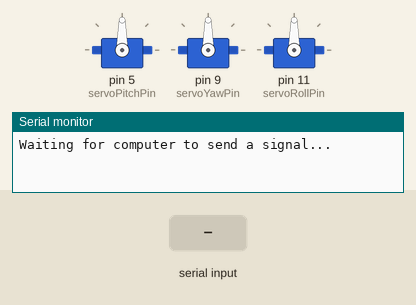
A sketch run on a simulated Arduino Uno, built with avr-gcc and run on an emulated ATmega328P. On the bench: 3 × servo, the last lines printed to the serial monitor. The test bench sets the inputs (shaded band).

Above: at 1.2 s.
1.3 s: "90|45|200\n" received over Serial
At 1.9 s:
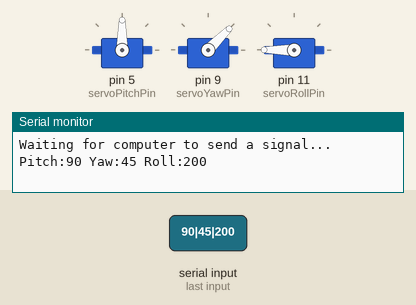
2.8 s: "30|150|10\n" received over Serial
At 4.0 s:
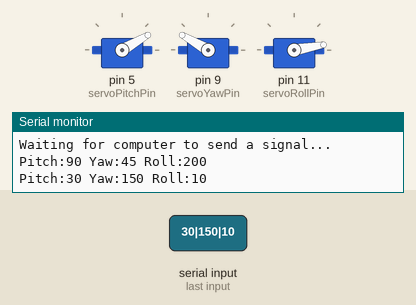
4.3 s: "90|45\n" received over Serial
At 5.2 s:
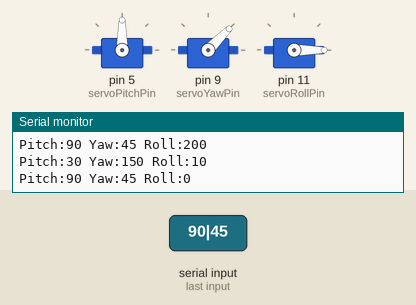
5.8 s: "5\n" received over Serial
At 6.2 s:
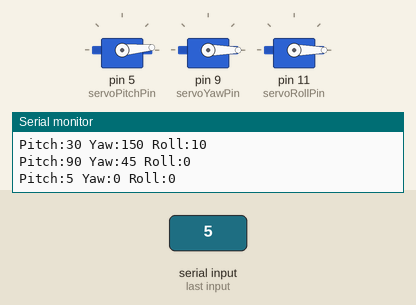
7.3 s: "90\n" received over Serial
At 8.5 s:
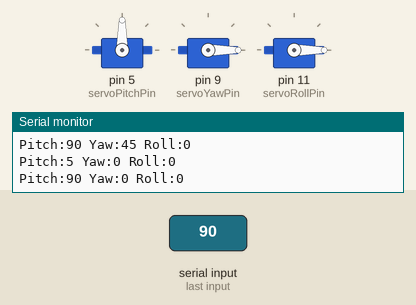
8.8 s: "200\n" received over Serial
At 9.7 s:
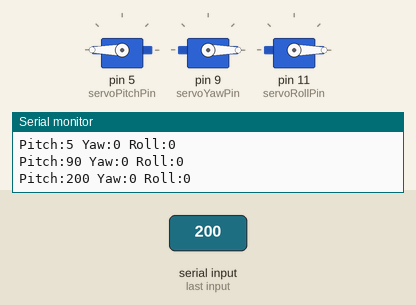
Timing chart, 0 to 11.3 s (numbered marks = the images above; inputs shaded):
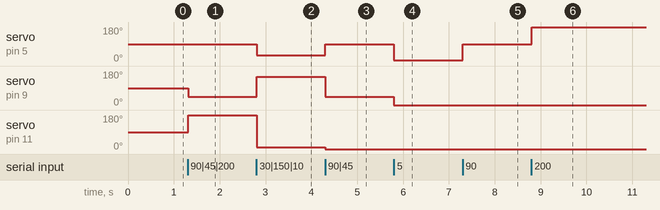

The sketch:

Arduino.ino
```cpp
#include <Servo.h>

String orientationRaw;
Servo servoPitch;
Servo servoYaw;
Servo servoRoll;

//Set pin constants
const int servoPitchPin = 5;
const int servoYawPin = 9;
const int servoRollPin = 11;

void setup() {
    Serial.begin(9600);
    //debug
    Serial.println("Waiting for computer to send a signal...\n");

    //Attach servos to pins - can be altered
    servoPitch.attach(servoPitchPin, 710, 2450);
    servoYaw.attach(servoYawPin, 710, 2450);
    servoRoll.attach(servoRollPin, 710, 2450
    );

    //Set initial neutral position
    servoPitch.write(90);
    servoYaw.write(90);
    servoRoll.write(90);
}

//String splitter function. Returns a string separated by a separator by its index.
//http://stackoverflow.com/questions/9072320/split-string-into-string-array
//Courtesy of alvarob
String getValue(String data, char separator, int index)
{
  int found = 0;
  int strIndex[] = {0, -1};
  int maxIndex = data.length()-1;

  for(int i=0; i<=maxIndex && found<=index; i++){
    if(data.charAt(i)==separator || i==maxIndex){
        found++;
        strIndex[0] = strIndex[1]+1;
        strIndex[1] = (i == maxIndex) ? i+1 : i;
    }
  }

  return found>index ? data.substring(strIndex[0], strIndex[1]) : "";
}

//Function for squishing values over 180 or under 0 (servo limits)
int restrictEulerAngle(int angle, int minAngle, int maxAngle)
{
  if (angle < minAngle)
  {
    angle = minAngle;
  }
  else if (angle > maxAngle)
  {
    angle = maxAngle;
  }

  return angle;
}

void loop() {
    while (Serial.available() > 0)
    {
        char data = Serial.read();
        orientationRaw += data;

        // Process message when new line character is recieved
        if (data == '\n')
        {
            int pitchRaw = getValue(orientationRaw, '|', 0).toInt();
            int yawRaw = getValue(orientationRaw, '|', 1).toInt();
            int rollRaw = getValue(orientationRaw, '|', 2).toInt();

            //Orientation will need to be remapped here, as Rift probably doesn't go from 0 to 180.
            //Most likely something along the lines of -180 to 180
            //Doing this will result in accelerated movements of the servo rig,
            //which may result in motion sickness. We really don't want this.
            /*
            pitch = map(pitchRaw, -180, 180, 0, 180)
            yaw = map(yawRaw, -180, 180, 0, 180)
            roll = map(rollRaw, -180, 180, 0, 180
            */

            //Could also simply squish data beyond 180 and 0. This will result in data loss,
            //but may be the simplest solution for avoiding motion sickness.
            /*
            int pitch = restrictEulerAngle(pitchRaw, 0, 180);
            int yaw = restrictEulerAngle(yawRaw, 0, 180);
            int roll = restrictEulerAngle(rollRaw, 0, 180);
            */

            servoPitch.write(pitchRaw);
            servoYaw.write(yawRaw);
            servoRoll.write(rollRaw);

            /*

            servoX.write(pitch);
            servoY.write(yaw);
            servoZ.write(roll);

            */

            //debug
            Serial.print("Pitch:");
            Serial.print(pitchRaw);
            Serial.print(" ");
            Serial.print("Yaw:");
            Serial.print(yawRaw);
            Serial.print(" ");
            Serial.print("Roll:");
            Serial.print(rollRaw);
            Serial.println(" ");


            orientationRaw = ""; // Clear recieved buffer
            delay(100);
        }
    }
}
```

Measured:
- after the input at 1.3 s, servo on pin 9 (servoYawPin): 90° → 45° at once; servo on pin 11 (servoRollPin): 90° → 180° at once
- after the input at 2.8 s, servo on pin 5 (servoPitchPin): 90° → 30° at once; servo on pin 9 (servoYawPin): 45° → 150° at once; servo on pin 11 (servoRollPin): 180° → 10° at once
- after the input at 4.3 s, servo on pin 5 (servoPitchPin): 30° → 90° at once; servo on pin 9 (servoYawPin): 150° → 45° at once; servo on pin 11 (servoRollPin): 10° → 0° at once
- after the input at 5.8 s, servo on pin 5 (servoPitchPin): 90° → 5° at once; servo on pin 9 (servoYawPin): 45° → 0° at once
- after the input at 7.3 s, servo on pin 5 (servoPitchPin): 5° → 90° at once
- after the input at 8.8 s, servo on pin 5 (servoPitchPin): 90° → 180° at once
